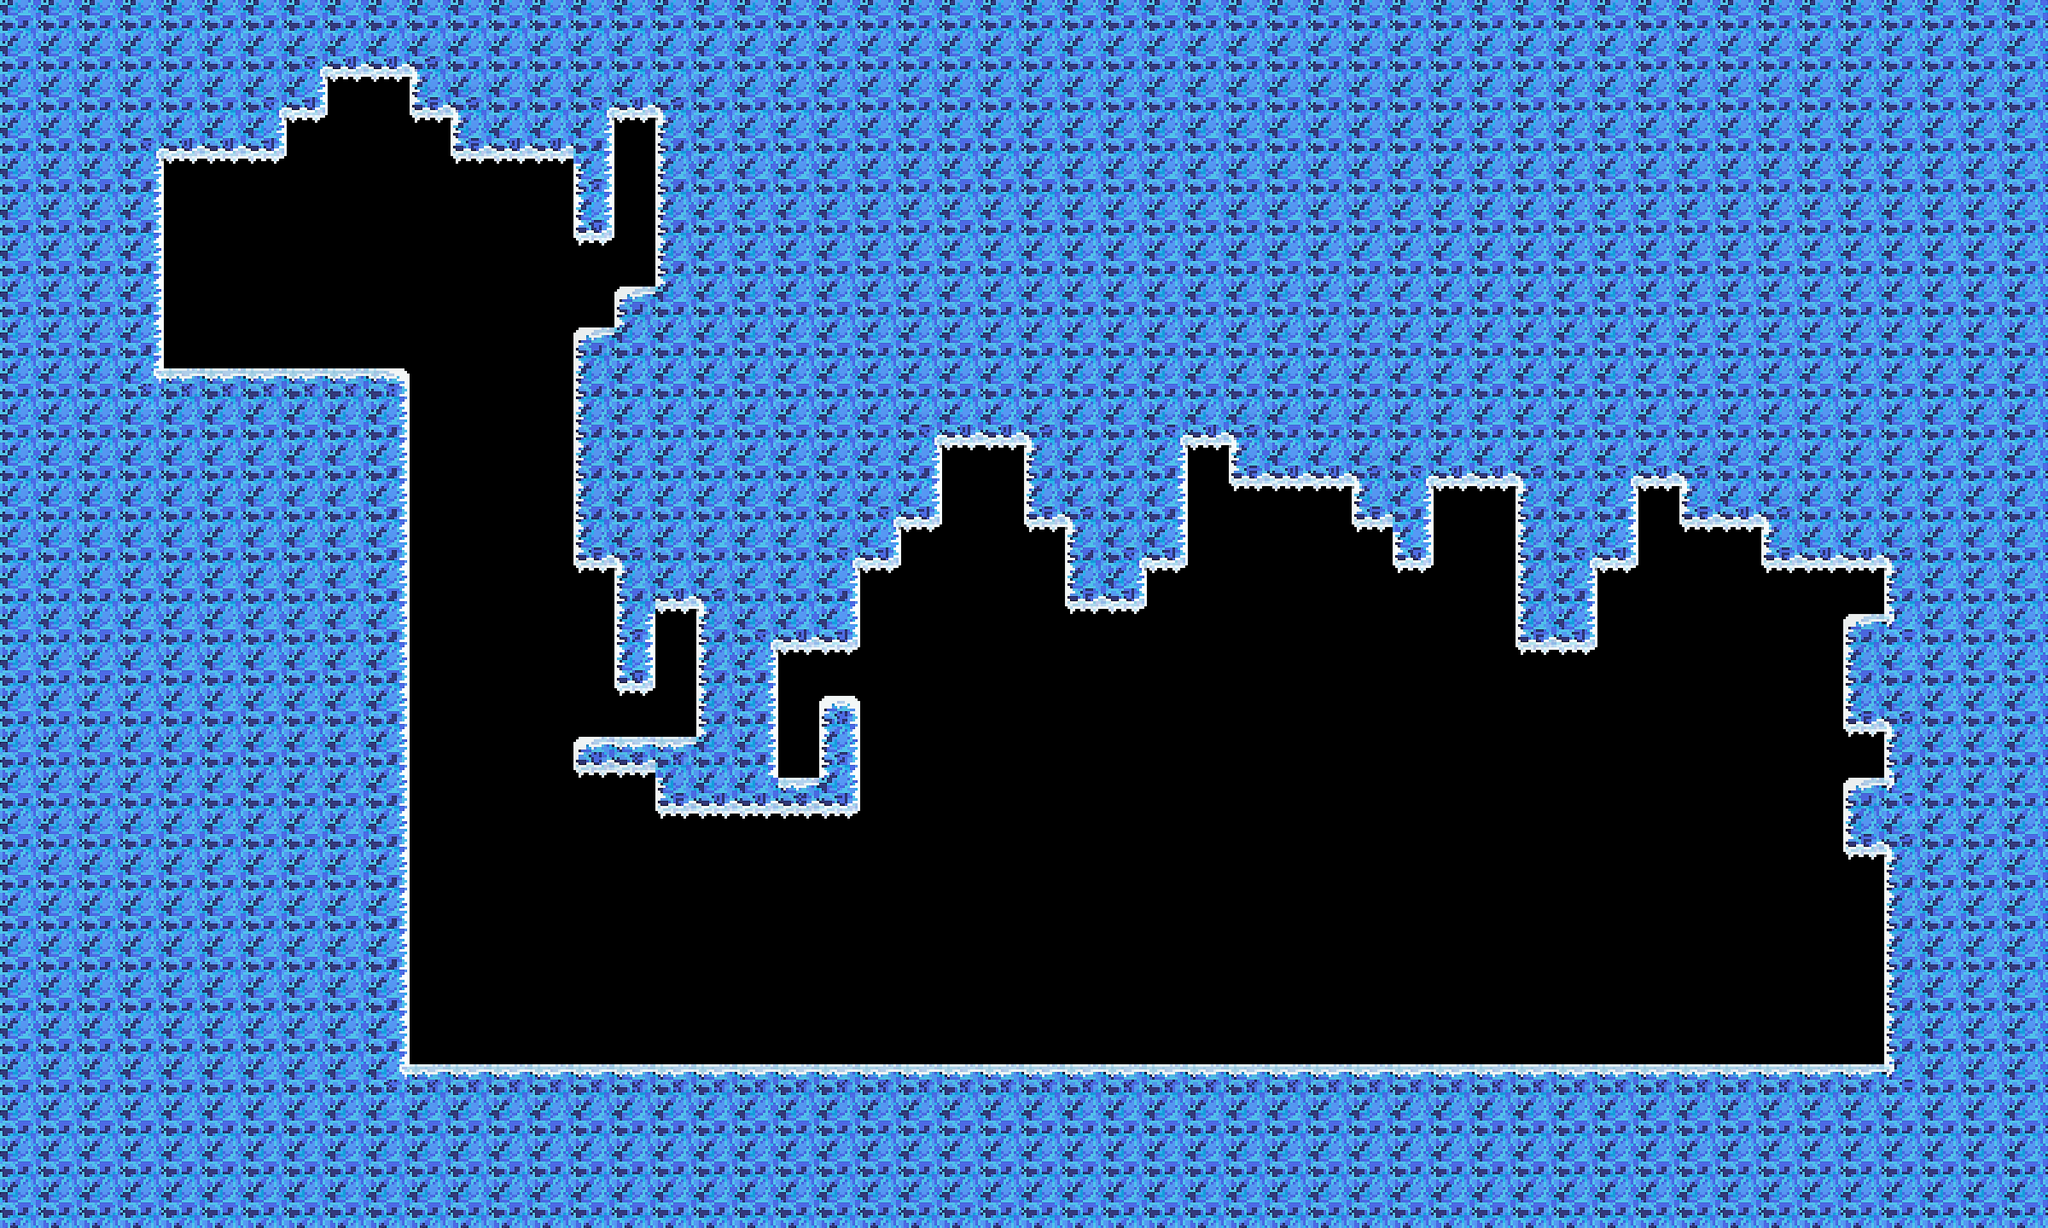

The image is a tile-based game level rendered from a .tmx file. Its description and complete source (layers, tilesets, objects, tile grids) follow:
An orthogonal 50x30 tile map with 64x64 px tiles, 1 tile layer (tiles) and 4 objects (player, boss).

<map version="1.4" tiledversion="1.4.3" orientation="orthogonal" renderorder="right-down" width="50" height="30" tilewidth="64" tileheight="64" infinite="0" nextlayerid="5" nextobjectid="5">
 <tileset firstgid="1" source="../tileset4.tsx" />
 <layer id="1" name="tiles" width="50" height="30">
  <data encoding="csv">
10,10,10,10,10,10,10,10,10,10,10,10,10,10,10,10,10,10,10,10,10,10,10,10,10,10,10,10,10,10,10,10,10,10,10,10,10,10,10,10,10,10,10,10,10,10,10,10,10,10,
10,10,10,10,10,10,10,5,18,18,6,10,10,10,10,10,10,10,10,10,10,10,10,10,10,10,10,10,10,10,10,10,10,10,10,10,10,10,10,10,10,10,10,10,10,10,10,10,10,10,
10,10,10,10,10,10,5,19,0,0,17,6,10,10,5,18,6,10,10,10,10,10,10,10,10,10,10,10,10,10,10,10,10,10,10,10,10,10,10,10,10,10,10,10,10,10,10,10,10,10,
10,10,10,5,18,18,19,0,0,0,0,17,18,18,11,0,9,10,10,10,10,10,10,10,10,10,10,10,10,10,10,10,10,10,10,10,10,10,10,10,10,10,10,10,10,10,10,10,10,10,
10,10,10,11,0,0,0,0,0,0,0,0,0,0,12,0,9,10,10,10,10,10,10,10,10,10,10,10,10,10,10,10,10,10,10,10,10,10,10,10,10,10,10,10,10,10,10,10,10,10,
10,10,10,11,0,0,0,0,0,0,0,0,0,0,20,0,9,10,10,10,10,10,10,10,10,10,10,10,10,10,10,10,10,10,10,10,10,10,10,10,10,10,10,10,10,10,10,10,10,10,
10,10,10,11,0,0,0,0,0,0,0,0,0,0,0,0,9,10,10,10,10,10,10,10,10,10,10,10,10,10,10,10,10,10,10,10,10,10,10,10,10,10,10,10,10,10,10,10,10,10,
10,10,10,11,0,0,0,0,0,0,0,0,0,0,0,1,10,10,10,10,10,10,10,10,10,10,10,10,10,10,10,10,10,10,10,10,10,10,10,10,10,10,10,10,10,10,10,10,10,10,
10,10,10,11,0,0,0,0,0,0,0,0,0,0,1,10,10,10,10,10,10,10,10,10,10,10,10,10,10,10,10,10,10,10,10,10,10,10,10,10,10,10,10,10,10,10,10,10,10,10,
10,10,10,13,2,2,2,2,2,3,0,0,0,0,9,10,10,10,10,10,10,10,10,10,10,10,10,10,10,10,10,10,10,10,10,10,10,10,10,10,10,10,10,10,10,10,10,10,10,10,
10,10,10,10,10,10,10,10,10,11,0,0,0,0,9,10,10,10,10,10,10,10,5,18,18,6,10,10,5,18,6,10,10,10,10,10,10,10,10,10,10,10,10,10,10,10,10,10,10,10,
10,10,10,10,10,10,10,10,10,11,0,0,0,0,9,10,10,10,10,10,10,10,11,0,0,9,10,10,11,0,17,18,18,6,5,18,18,6,10,5,18,6,10,10,10,10,10,10,10,10,
10,10,10,10,10,10,10,10,10,11,0,0,0,0,9,10,10,10,10,10,10,5,19,0,0,17,6,10,11,0,0,0,0,17,11,0,0,9,10,11,0,17,18,6,10,10,10,10,10,10,
10,10,10,10,10,10,10,10,10,11,0,0,0,0,17,6,10,10,10,10,5,19,0,0,0,0,9,5,19,0,0,0,0,0,20,0,0,9,5,19,0,0,0,17,18,18,6,10,10,10,
10,10,10,10,10,10,10,10,10,11,0,0,0,0,0,9,18,6,10,10,11,0,0,0,0,0,17,19,0,0,0,0,0,0,0,0,0,9,11,0,0,0,0,0,0,0,9,10,10,10,
10,10,10,10,10,10,10,10,10,11,0,0,0,0,0,12,0,9,5,18,19,0,0,0,0,0,0,0,0,0,0,0,0,0,0,0,0,17,19,0,0,0,0,0,0,1,14,10,10,10,
10,10,10,10,10,10,10,10,10,11,0,0,0,0,0,20,0,9,11,0,0,0,0,0,0,0,0,0,0,0,0,0,0,0,0,0,0,0,0,0,0,0,0,0,0,9,10,10,10,10,
10,10,10,10,10,10,10,10,10,11,0,0,0,0,0,0,0,9,11,0,4,0,0,0,0,0,0,0,0,0,0,0,0,0,0,0,0,0,0,0,0,0,0,0,0,17,6,10,10,10,
10,10,10,10,10,10,10,10,10,11,0,0,0,0,25,26,2,10,11,0,12,0,0,0,0,0,0,0,0,0,0,0,0,0,0,0,0,0,0,0,0,0,0,0,0,0,9,10,10,10,
10,10,10,10,10,10,10,10,10,11,0,0,0,0,0,0,17,18,18,26,19,0,0,0,0,0,0,0,0,0,0,0,0,0,0,0,0,0,0,0,0,0,0,0,0,1,14,10,10,10,
10,10,10,10,10,10,10,10,10,11,0,0,0,0,0,0,0,0,0,0,0,0,0,0,0,0,0,0,0,0,0,0,0,0,0,0,0,0,0,0,0,0,0,0,0,17,6,10,10,10,
10,10,10,10,10,10,10,10,10,11,0,0,0,0,0,0,0,0,0,0,0,0,0,0,0,0,0,0,0,0,0,0,0,0,0,0,0,0,0,0,0,0,0,0,0,0,9,10,10,10,
10,10,10,10,10,10,10,10,10,11,0,0,0,0,0,0,0,0,0,0,0,0,0,0,0,0,0,0,0,0,0,0,0,0,0,0,0,0,0,0,0,0,0,0,0,0,9,10,10,10,
10,10,10,10,10,10,10,10,10,11,0,0,0,0,0,0,0,0,0,0,0,0,0,0,0,0,0,0,0,0,0,0,0,0,0,0,0,0,0,0,0,0,0,0,0,0,9,10,10,10,
10,10,10,10,10,10,10,10,10,11,0,0,0,0,0,0,0,0,0,0,0,0,0,0,0,0,0,0,0,0,0,0,0,0,0,0,0,0,0,0,0,0,0,0,0,0,9,10,10,10,
10,10,10,10,10,10,10,10,10,11,0,0,0,0,0,0,0,0,0,0,0,0,0,0,0,0,0,0,0,0,0,0,0,0,0,0,0,0,0,0,0,0,0,0,0,0,9,10,10,10,
10,10,10,10,10,10,10,10,10,13,2,2,2,2,2,2,2,2,2,2,2,2,2,2,2,2,2,2,2,2,2,2,2,2,2,2,2,2,2,2,2,2,2,2,2,2,14,10,10,10,
10,10,10,10,10,10,10,10,10,10,10,10,10,10,10,10,10,10,10,10,10,10,10,10,10,10,10,10,10,10,10,10,10,10,10,10,10,10,10,10,10,10,10,10,10,10,10,10,10,10,
10,10,10,10,10,10,10,10,10,10,10,10,10,10,10,10,10,10,10,10,10,10,10,10,10,10,10,10,10,10,10,10,10,10,10,10,10,10,10,10,10,10,10,10,10,10,10,10,10,10,
10,10,10,10,10,10,10,10,10,10,10,10,10,10,10,10,10,10,10,10,10,10,10,10,10,10,10,10,10,10,10,10,10,10,10,10,10,10,10,10,10,10,10,10,10,10,10,10,10,10
</data>
 </layer>
 <objectgroup id="3" name="conx" />
 <objectgroup id="4" name="spawns">
  <object id="3" name="player" x="384" y="448">
   <point />
  </object>
  <object id="4" name="boss" x="2299.6" y="1479.08">
   <point />
  </object>
 </objectgroup>
 <objectgroup id="2" name="collision">
  <object id="1" x="0" y="0">
   <polygon points="0,0 3200,0 3200,1920 0,1920 0,576 128,576 640,576 640,1664 2944,1664 2944,1344 2880,1344 2880,1216 2944,1216 2944,1152 2880,1152 2880,960 2944,960 2944,896 2752,896 2752,832 2624,832 2624,768 2560,768 2560,896 2496,896 2496,1024 2368,1024 2368,768 2240,768 2240,896 2176,896 2176,832 2112,832 2112,768 1920,768 1920,704 1856,704 1856,896 1792,896 1792,960 1664,960 1664,832 1600,832 1600,704 1472,704 1472,832 1408,832 1408,896 1344,896 1344,1024 1216,1024 1216,1216 1280,1216 1280,1088 1344,1088 1344,1280 1024,1280 1024,1216 896,1216 896,1152 1088,1152 1088,960 1024,960 1024,1088 960,1088 960,896 896,896 896,512 960,512 960,448 1024,448 1024,192 960,192 960,384 896,384 896,256 704,256 704,192 640,192 640,128 512,128 512,192 448,192 448,256 256,256 256,576 0,576" />
  </object>
  <object id="2" x="0" y="0" visible="0">
   <polygon points="0,0 3200,0 3200,1920 0,1920" />
  </object>
 </objectgroup>
</map>
